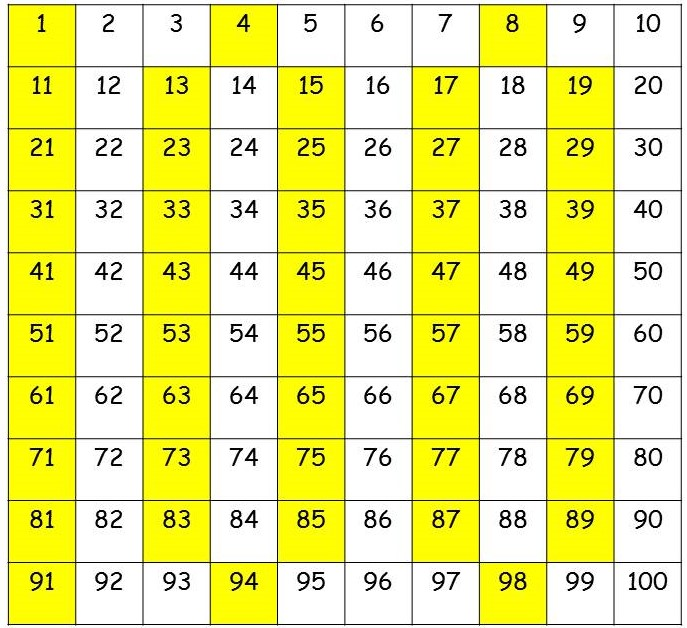
#> input picture testimages/test.png, 687 x 628 px
$ python image2csv.py --image testimages/test.png
#> lines starting #> are read from the running program, lines starting #| are printed output that depends on the picture; after the words box and inside, x2 and y2 are one past the last pixel; in counts of white or black regions, pixels touching at a corner belong together
### grid_detector.py
import cv2
import numpy as np


def dedupe(pts, thresh):
    """Eliminates redundant lines: points are grouped by distance and the first point is used as representative

    Parameters
    ----------
    pts : array
        array of points to be grouped
    thresh : float
        distance threshold below which two points are grouped

    Returns
    -------
    array
        array of representatives of the groups
    """
    pts = sorted(pts)

    i = 0
    while i < len(pts) - 1:
        if np.abs(pts[i] - pts[i + 1]) < thresh:
            pts.pop(i + 1)
            continue
        i += 1

    return pts


def intersection(o1, p1, o2, p2):
    """Returns the intersection between two lines (o1, p1) and (o2, p2)

    Parameters
    ----------
    o1 : int
        (x,y) coordinates of the beginning of the first line
    p1 : int
        (x,y) coordinates of the end of the first line
    o2 : int
        (x,y) coordinates of the beginning of the second line
    p2 : int
        (x,y) coordinates of the end of the second line

    Returns
    -------
    array
        (x,y) coordinates of the intersection of the two lines
    """
    o1, p1 = np.array(o1), np.array(p1)
    o2, p2 = np.array(o2), np.array(p2)

    x = o2 - o1
    d1 = p1 - o1
    d2 = p2 - o2

    cross = d1[0] * d2[1] - d1[1] * d2[0]

    if abs(cross) < 1e-8:
        return None

    t1 = (x[0] * d2[1] - x[1] * d2[0]) / cross
    inter = o1 + d1 * t1
    return (int(inter[0]), int(inter[1]))


def detect_grid(
    img,
    kernel_size=5,
    dist=5 / 100,
    canny_th_low=50,
    canny_th_high=150,
    rho=1,
    theta=np.pi / 180,
    threshold=15,
    min_length_line=50,
    max_length_gap=20,
):
    """Perform the automatic grid detection and returns all the ROI

    Parameters
    ----------
    img : np.array
        image of the grid to be detected
    kernel_size : int, optional
        kernel size of the Gaussian Blur applied for denoizing, by default 5
    dist : float, optional
        distance threshold for line grouping (relative to the image's size), by default 5/100
    canny_th_low : int, optional
        low threshold for OpenCV's contour detection function (see official documentation, link below), by default 50
    canny_th_high : int, optional
        high threshold for OpenCV's contour detection function (see official documentation, link below), by default 150
    rho : int, optional
        parameter of OpenCV's Hough transform function (see official documentation, link below), by default 1
    theta : [type], optional
        parameter of OpenCV's Hough transform function (see official documentation, link below), by default np.pi/180
    threshold : int, optional
        parameter of OpenCV's Hough transform function (see official documentation, link below), by default 15
    min_length_line : int, optional
        parameter of OpenCV's Hough transform function (see official documentation, link below), by default 50
    max_length_gap : int, optional
        parameter of OpenCV's Hough transform function (see official documentation, link below), by default 20

    OpenCV's documentation for Canny function : https://www.docs.opencv.org/master/dd/d1a/group__imgproc__feature.html#ga04723e007ed888ddf11d9ba04e2232de
    OpenCV's documentation for Hough Transform function : https://docs.opencv.org/3.4/dd/d1a/group__imgproc__feature.html#ga8618180a5948286384e3b7ca02f6feeb
    Returns
    -------
    np.array, array
        array of the detected ROI and an array containing the number of lines and rows
    """
    image = img.copy()
    h, w = image.shape[:2]
    image = cv2.cvtColor(image, cv2.COLOR_BGR2GRAY)
    # denoize
    image = cv2.GaussianBlur(image, (kernel_size, kernel_size), 0)
    edges = cv2.Canny(image, canny_th_low, canny_th_high)

    # Run Hough on edge detected image
    lines = cv2.HoughLinesP(
        edges, rho, theta, threshold, np.array([]), min_length_line, max_length_gap
    )

    hori, vert = [], []
    for line in lines:
        for x1, y1, x2, y2 in line:
            if np.abs(x1 - x2) < dist * w:
                vert.append((x1 + x2) // 2)
            elif np.abs(y1 - y2) < dist * h:
                hori.append((y1 + y2) // 2)

    hori, vert = dedupe(hori, dist * h), dedupe(vert, dist * w)

    intersections = []
    for y in hori:
        o1, p1 = (0, y), (w, y)
        temp = []
        for x in vert:
            o2, p2 = (x, 0), (x, h)
            temp.append(intersection(o1, p1, o2, p2))
        intersections.append(temp)

    boxes = []
    for i in range(len(intersections) - 1):
        for j in range(1, len(intersections[i])):
            a = intersections[i][j - 1]
            b = intersections[i + 1][j]
            box = (a, b)
            boxes.append(box)

    return boxes, [len(hori) - 1, len(vert) - 1]


# to test the script
# [13 lines that do not run on import are left out]

### tools.py
import cv2
import numpy as np


def imclearborder(imgBW, radius):
    """Clear all object that touches at least one border of an image

    Parameters
    ----------
    imgBW : numpy.ndarray
        source image
    radius : int
        size of the border

    Returns
    -------
    numpy.ndarray
        image without the objects touching at least one border of the input image
    """
    imgBWcopy = imgBW.copy()
    contours, trash = cv2.findContours(
        imgBWcopy.copy(), cv2.RETR_LIST, cv2.CHAIN_APPROX_SIMPLE
    )
    (imgRows, imgCols) = imgBW.shape
    contourList = []

    for idx in np.arange(len(contours)):
        cnt = contours[idx]

        for pt in cnt:
            rowCnt = pt[0][1]
            colCnt = pt[0][0]

            check1 = (rowCnt >= 0 and rowCnt < radius) or (
                rowCnt >= imgRows - 1 - radius and rowCnt < imgRows
            )
            check2 = (colCnt >= 0 and colCnt < radius) or (
                colCnt >= imgCols - 1 - radius and colCnt < imgCols
            )

            if check1 or check2:
                contourList.append(idx)
                break

    for idx in contourList:
        cv2.drawContours(imgBWcopy, contours, idx, (0, 0, 0), -1)

    return imgBWcopy


def pre_process(images, visu, method):
    """Pre-process the images for Tesseract to do a better job

    Parameters
    ----------
    images : array
        images to be pre-processed
    visu : string
        tell if the user wants visualization of the pre-processed image (comparison before/after)
    method : string
        tell what method the user wants (with or without denoize)

    Returns
    -------
    array
        pre-processed images
    """
    for i in range(len(images)):
        imgA = images[i]

        if method == "denoize":
            imgB = cv2.fastNlMeansDenoising(imgA, None, 20)
            trash, imgB = cv2.threshold(imgB, 190, 255, cv2.THRESH_BINARY_INV)
        else:
            trash, imgB = cv2.threshold(imgA, 190, 255, cv2.THRESH_BINARY_INV)

        imgB = cv2.morphologyEx(imgB, cv2.MORPH_CLOSE, np.ones((2, 2)))
        imgB = cv2.erode(imgB, np.ones((4, 4)))
        imgB = imclearborder(imgB, 1)

        if visu == "y":
            cv2.imshow("before segmentation", imgA)
            cv2.imshow("after segmentation (press 0 to close)", imgB)
            cv2.waitKey(0)
            cv2.destroyAllWindows()

        images[i] = imgB

        progress_line = ""

        for p in range(30):
            if p <= int((i + 1) / len(images) * 30):
                progress_line += "="
            else:
                progress_line += "."

        print(f"{i + 1}/{len(images)} [{progress_line}]", end="\r", flush=True)
    print("")
    return images


# [171 lines left out: functions onmouse, draw_region, region_creator, to_matrix, not called in this run]

### image2csv.py
from tools import draw_region
from tools import region_creator
from tools import pre_process
from tools import to_matrix
import numpy as np
import argparse
import cv2
import pytesseract
import logging
import time

logging.getLogger().setLevel(logging.INFO)

# internal parameters to resize the region before giving it to Tesseract
window_maximizer = 6

# construct the argument parser and parse the arguments
ap = argparse.ArgumentParser()
ap.add_argument("-i", "--image", required=True, type=str, help="path to input image")
ap.add_argument("-p", "--path", default="./", type=str, help="path to output .csv file")
ap.add_argument(
    "-g",
    "--grid",
    default=False,
    type=str,
    help="True to select manually the boxes of the images",
)
ap.add_argument(
    "-v",
    "--visualization",
    default="n",
    type=str,
    help="y/[n] to see each extracted regions individualy",
)
ap.add_argument(
    "-m",
    "--method",
    type=str,
    default="fast",
    help="[fast]/denoize method to pre-process regions of the input image",
)
args = vars(ap.parse_args())

visu = args["visualization"]

start = time.time()
logging.info("Beginning of the script...")

# load the input image from disk
logging.info("Loading of grayscale image...")
image = cv2.imread(args["image"])
#> image is the input picture: shape (628, 687, 3); mean B, G, R 136.3, 235.8, 236.1

# create regions to be scanned
logging.info("Extracting regions...")

if args["grid"]:  # use manual grid detection
    boxes = [draw_region(image)]
    boxes, grid_shape = region_creator(image, boxes)
else:  # by default, perform automatic grid detection
    from grid_detector import detect_grid

    boxes, grid_shape = detect_grid(image)
#> in detect_grid, `image = cv2.cvtColor(image, cv2.COLOR_BGR2GRAY)`:
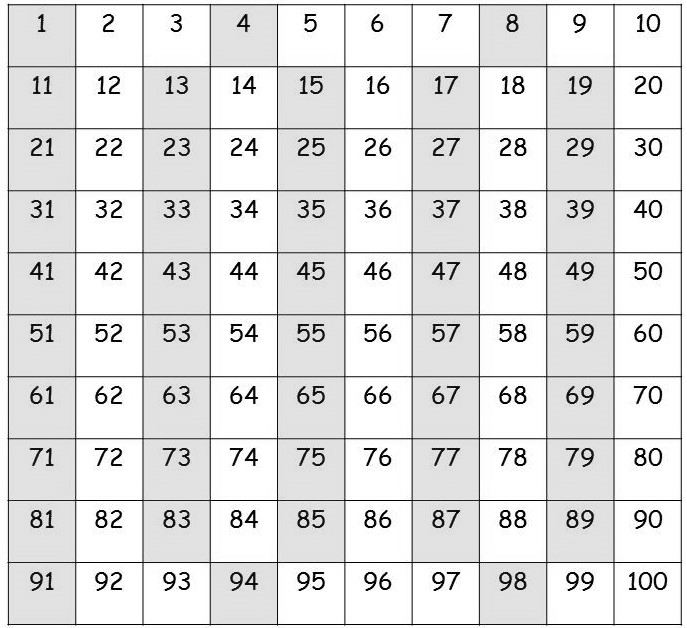
#> image: shape (628, 687); min 0, max 255, mean 224.6
#> in detect_grid, `image = cv2.GaussianBlur(image, (kernel_size, kernel_size), 0)`:
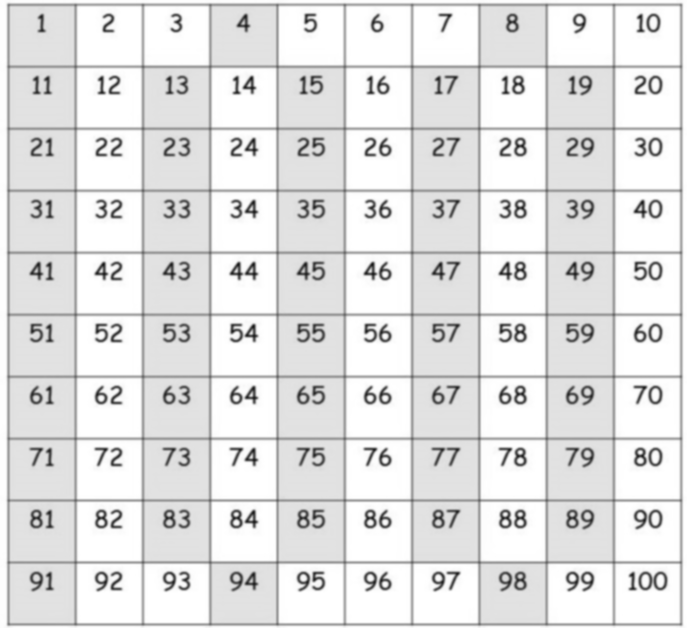
#> image: shape (628, 687); min 26, max 255, mean 224.6
#> in detect_grid, `edges = cv2.Canny(image, canny_th_low, canny_th_high)`:
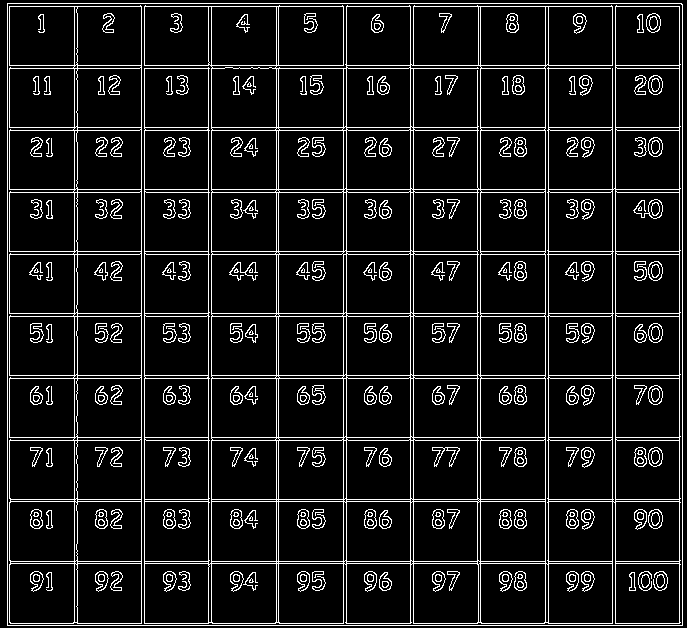
#> edges: shape (628, 687); 10.1% white in thin lines or dots
#> in detect_grid, `lines = cv2.HoughLinesP( edges, rho, theta, threshold, np.array([]), m..`: lines = 46 rows, first 6: [7, 251, 682, 251], [7, 313, 682, 313], [7, 440, 682, 440], [7, 563, 682, 563], [7, 623, 682, 623], [7, 437, 682, 437]
#> the loop in detect_grid, `for line in lines:` made 46 passes
#> line on passes 1 to 12: [[7, 251, 682, 251]], [[7, 313, 682, 313]], [[7, 440, 682, 440]], [[7, 563, 682, 563]], [[7, 623, 682, 623]], [[7, 437, 682, 437]], [[7, 625, 682, 625]], [[7, 378, 682, 378]], [[7, 499, 682, 499]], [[7, 6, 682, 6]], [[7, 130, 682, 130]], [[7, 501, 682, 501]]
#> after the loop in detect_grid, `for line in lines:`: hori = [251, 313, 440, 563, 623, 437, 625, 378, 499, 6, 130, 501, 561, 127, 254, 375, 316, 65, 192, 189, 68, 3]; vert = [141, 278, 7, 211, 208, 410, 682, 346, 679, 343, 9, 480, 615, 612, 477, 276, 548, 74, 413, 144, 545, 77, 478, 76]
#> in dedupe, `pts = sorted(pts)`: pts = [3, 6, 65, 68, 127, 130, 189, 192, 251, 254, 313, 316, 375, 378, 437, 440, 499, 501, 561, 563, 623, 625]
#> the loop in dedupe, `while i < len(pts) - 1:` made 21 passes
#> after the loop in dedupe, `while i < len(pts) - 1:`: i = 10; pts = [3, 65, 127, 189, 251, 313, 375, 437, 499, 561, 623]
#> the loop in dedupe (call 2), `while i < len(pts) - 1:` made 23 passes
#> in detect_grid, `hori, vert = dedupe(hori, dist * h), dedupe(vert, dist * w)`: hori has the same summary as pts in dedupe; vert = [7, 74, 141, 208, 276, 343, 410, 477, 545, 612, 679]
#> the loop in detect_grid, `for y in hori:` made 11 passes
#> y on passes 1 to 6: 3, 65, 127, 189, 251, 313
#> y on passes 7 to 11: 375, 437, 499, 561, 623
#> the loop in detect_grid, `for i in range(len(intersections) - 1):` made 10 passes

ROI = []
for i in range(len(boxes)):
    X1 = boxes[i][0][0]
    X2 = boxes[i][1][0]
    Y1 = boxes[i][0][1]
    Y2 = boxes[i][1][1]
    roi = image[Y1:Y2, X1:X2]
    roi = cv2.cvtColor(roi, cv2.COLOR_BGR2GRAY)
    (h, w) = roi.shape[:2]
    roi = cv2.resize(
        roi, (w * window_maximizer, h * window_maximizer), interpolation=cv2.INTER_CUBIC
    )
    ROI.append(roi)
#> this loop made 100 passes
#> pass 1, `roi = image[Y1:Y2, X1:X2]`:
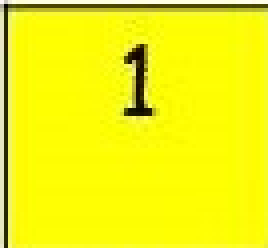
#> roi: shape (62, 67, 3) (shown 4 times larger); mean B, G, R 15.9, 242.1, 242.7
#> pass 1, `roi = cv2.resize( roi, (w * window_maximizer, h * window_maximizer), i..`:
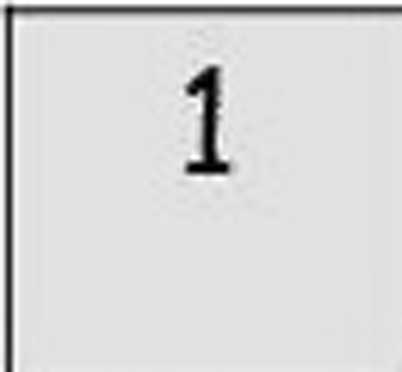
#> roi: shape (372, 402); min 0, max 255, mean 216.4

# Preprocessing the images
logging.info(f"""Pre-processing the regions with method {args["method"]}...""")
ROI = pre_process(ROI, visu, args["method"])
#> the loop in pre_process, `for i in range(len(images)):` made 100 passes
#> (printed output is left out)
#> pass 1, in pre_process, `imgB = imclearborder(imgB, 1)`:
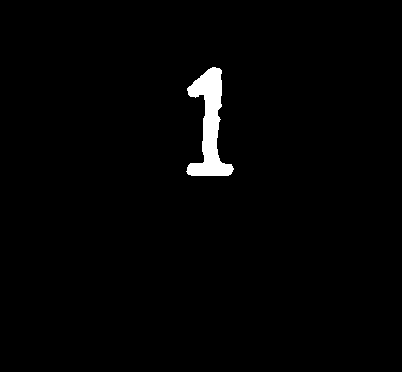
#> imgB: shape (372, 402); 1.6% white; 1 white region, box (x1, y1, x2, y2) and area: (186, 67, 234, 176) 2349
#> after the loop in pre_process, `for i in range(len(images)):`:
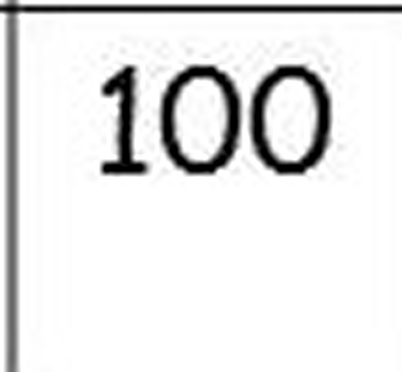
#> imgA: shape (372, 402); min 0, max 255, mean 230.3

# Give regions to machine learning model in order to be classified
logging.info(f"Applying OCR to the regions...")
custom_config = r"--oem 0 --psm 6"
# see Tesseract's documentation for more info (command line: $ tesseract --help-oem ; $ tesseract --help-psm)
numbers = []
pytesseract.pytesseract.tesseract_cmd = r'C:\\Users\\User\\AppData\\Local\\Programs\\Tesseract-OCR\\tesseract.exe'
NbError = 0
for i in range(len(ROI)):
    region = ROI[i]

#> (the run stopped early here; a loop or call above may not have finished)
